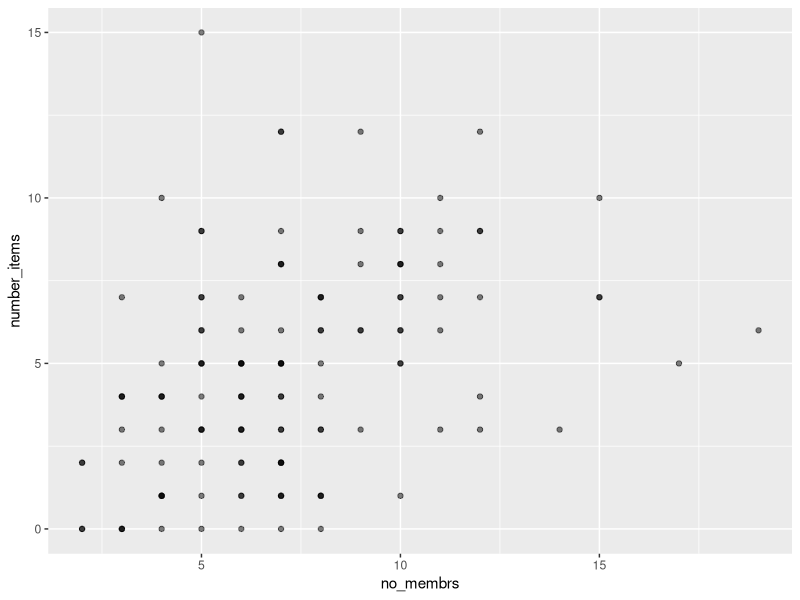
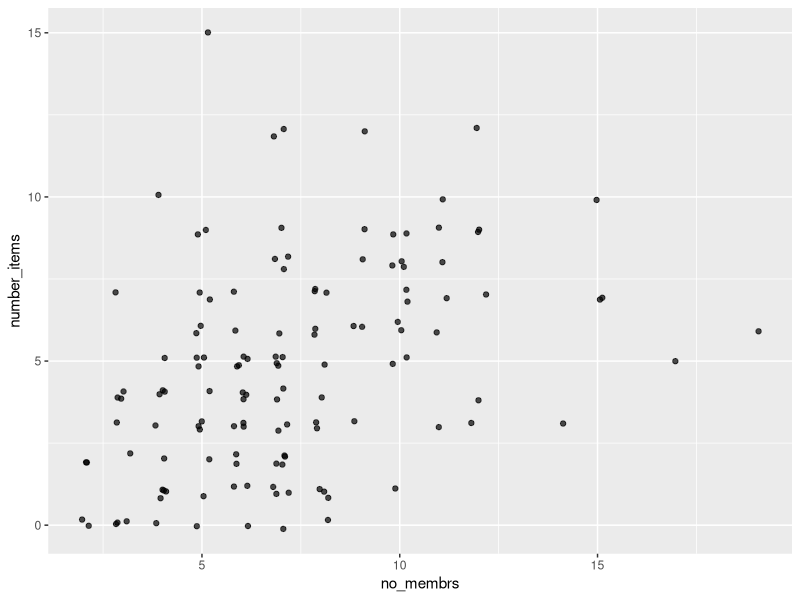
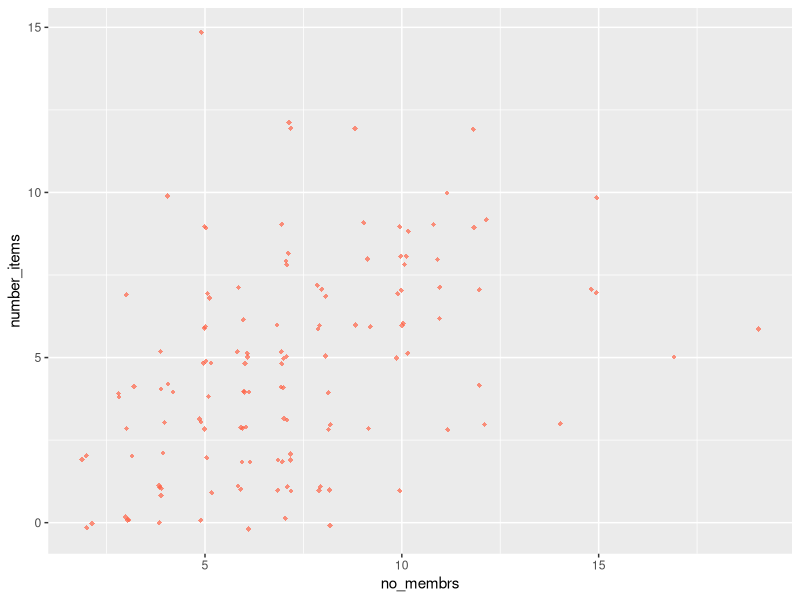

Write the R code that produced these figures, in order. (Note: this script raises an error after producing the figures.)
# Coren Huff
# 2026-06-02
# Visualization with ggplot2


# Set up script -----------------------------------------------------------

library(tidyverse)

interviews_plotting <- read_csv("data/interviews-plotting.csv")

#structure of ggplot2
interviews_plotting |> 
  ggplot(mapping = aes(x = no_membrs, y = number_items)) +
  geom_point(alpha = 0.5)

#using a different geom 
interviews_plotting |> 
  ggplot(mapping = aes(x = no_membrs, y = number_items)) +
  geom_jitter(alpha = 0.7, 
              width = 0.2, 
              height = 0.2)

#mapping v setting

#setting color
interviews_plotting |> 
  ggplot(mapping = aes(x = no_membrs, y = number_items)) +
  geom_jitter(alpha = 0.7, 
              width = 0.2, 
              height = 0.2, 
              color = "tomato", 
              shape = 18)
  
#mapping color to the data
interviews_plotting |> 
  filter_out(is.na(memb_assoc)) |> 
  ggplot(mapping = aes(x = no_membrs, y = number_items,
                       color = village, 
                       shape = memb_assoc)) +
  geom_jitter(alpha = 0.7, 
              width = 0.2, 
              height = 0.2, 
              )

interviews_plotting |> 
  filter_out(is.na(memb_assoc)) |> 
  ggplot(mapping = aes(x = no_membrs, y = number_items)) +
  geom_jitter(aes(color = village, 
                  shape = memb_assoc), 
              alpha = 0.7, 
              width = 0.2, 
              height = 0.2) +
  scale_color_viridis_d(option = "mako")


interviews_plotting |> 
  ggplot(aes(x = respondent_wall_type, y = rooms)) + 
  geom_boxplot()

#investigate the plot 
interviews_plotting |> 
  count(respondent_wall_type)

interviews_plotting |> 
  filter(respondent_wall_type != 'cement') |> 
  ggplot(aes(x = respondent_wall_type, y = rooms)) + 
  geom_boxplot(outliers = FALSE) +
  geom_jitter(aes(color = village),
              width = 0.2, 
              height = 0)


interviews_plotting |> 
  ggplot(aes(y = fct_infreq(respondent_wall_type))) +  #can plot on x to make vertical
  geom_bar(aes(fill = village)) +
  labs(y = "Wall Type",
       x = NULL,
       fill = "Village") +
  theme_classic()

ggsave("fig/wall-type.png", height = 8, width = 5)
